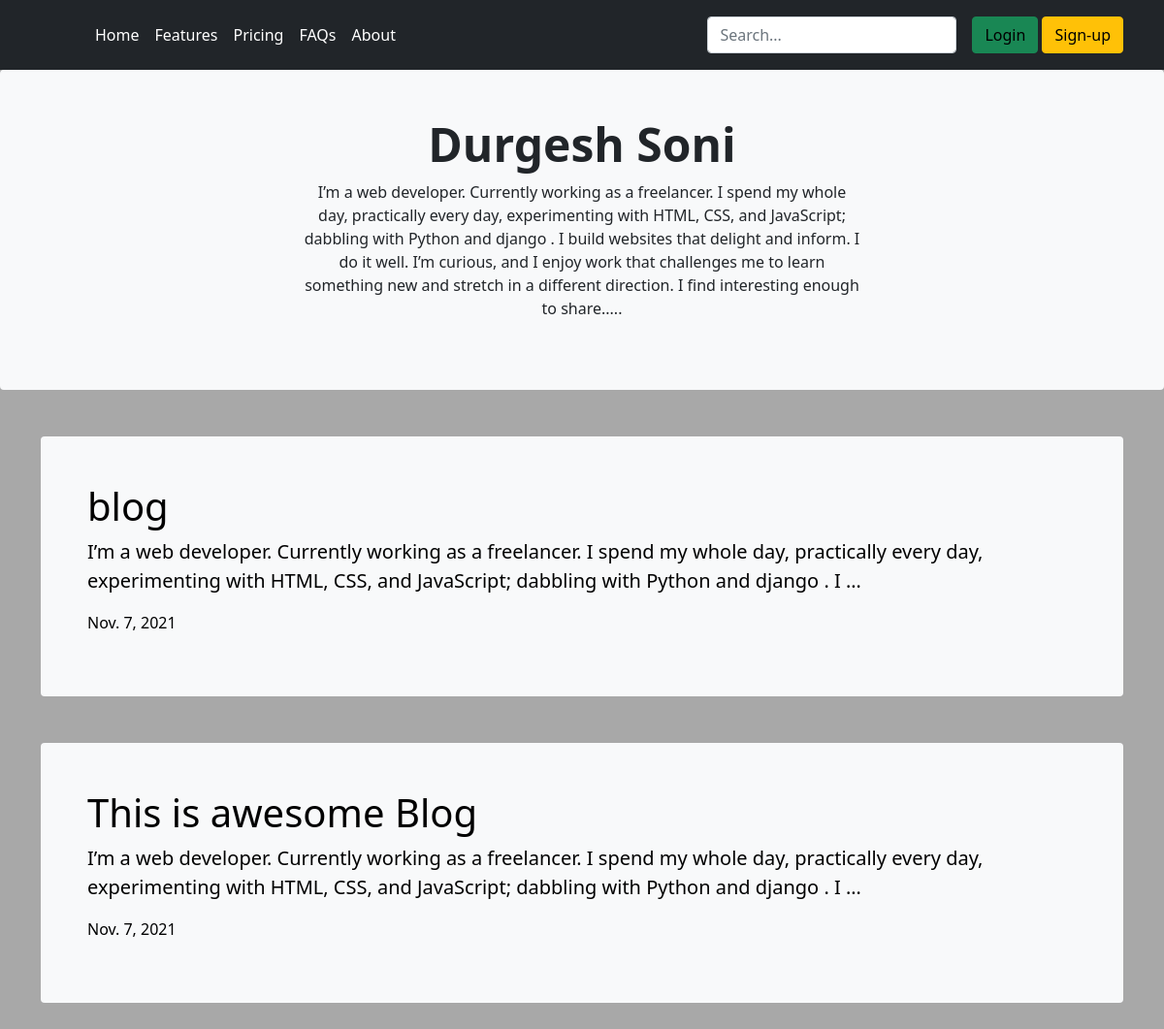
The page / on the database its author committed.
### myapp/models.py (models this page shows)
class Blog(models.Model):
    heading =models.CharField(max_length=150)
    desc =models.CharField(max_length=20000)
    date= models.DateField()

### myapp/views.py (the view)
# urls.py: path('',views.index,name='index'),
def index(request):
    blog = Blog.objects.all()
    return render(request, "index.html", {'blog' : blog})

### myapp/templates/index.html (shortened to what this page needs)
{% extends 'basic.html' %}
    {% block body %}
      <div class=" bg-light px-4 py-5 my-0 text-center rounded">
        <h1 class="display-5 fw-bold">Durgesh Soni</h1>
        <div class="col-lg-6 mx-auto">
          <p class="mb-4">I’m a web developer. Currently working as a freelancer. I spend my whole day, practically every day, experimenting with HTML, CSS, and JavaScript; dabbling with Python and django . I build websites that delight and inform. I do it well.
            I’m curious, and I enjoy work that challenges me to learn something new and stretch in a different direction. I find interesting enough to share.....</p>
        </div>
      </div>
      <main class="container mb-5">
        {% for bg in blog reversed %}
        <div class="bg-light mt-5 p-5 rounded">
         <a href="post/{{bg.id}}" style="text-decoration: none; color: black;">
            <h1>{{bg.heading}}</h1>
            <p class="lead">{{bg.desc| truncatewords:30}}</p>
            <p>{{ bg.date}}</p>
         </a>
        </div>
        {% endfor %}
      </main>
    {% endblock %}

### myapp/templates/basic.html (shortened to what this page needs)
<!doctype html>
<html lang="en">
  <head>
    <link href="https://cdn.jsdelivr.net/npm/bootstrap@5.1.3/dist/css/bootstrap.min.css" rel="stylesheet">
  </head>
  <body style="background-color: rgb(168, 168, 168);">
    <header class="p-3 bg-dark text-white">
        <div class="container">
          <div class="d-flex flex-wrap align-items-center justify-content-center justify-content-lg-start">
            <a href="/" class="d-flex align-items-center mb-2 mb-lg-0 text-white text-decoration-none">
              <svg class="bi me-2" width="40" height="32" role="img" aria-label="Bootstrap"><use xlink:href="#bootstrap"></use></svg>
            </a>
            <ul class="nav col-12 col-lg-auto me-lg-auto mb-2 justify-content-center mb-md-0">
              <li><a href="/blog" class="nav-link px-2 text-white">Home</a></li>
              <li><a href="#" class="nav-link px-2 text-white">Features</a></li>
              <li><a href="#" class="nav-link px-2 text-white">Pricing</a></li>
              <li><a href="#" class="nav-link px-2 text-white">FAQs</a></li>
              <li><a href="#" class="nav-link px-2 text-white">About</a></li>
            </ul>
            <form class="col-12 col-lg-auto mb-3 mb-lg-0 me-lg-3">
              <input type="search" class="form-control form-control-dark" placeholder="Search..." aria-label="Search">
            </form>
            <div class="text-end">
              {% if user.is_authenticated %}
              <span class="btn btn-warning"><a href="/ragister" style="text-decoration: none; color: black;">Logout</a></span>
               {% else %}
              <span class="btn btn-success"><a href="/login" style="text-decoration: none; color: black;">Login</a></span>
              <span class="btn btn-warning"><a href="/ragister" style="text-decoration: none; color: black;">Sign-up</a></span>
             {% endif %}
            </div>
          </div>
        </div>
      </header>
{% block body %}
{% endblock %}
  </body>
</html>

### rows shown on the page
Blog: heading "blog", desc "I’m a web developer. Currently working as a freelancer. I spend my whole day, practically every day, experimenting with HTML, CSS, and JavaScript; dabbling with Python and django . I …", date "Nov. 7, 2021"
Blog: heading "This is awesome Blog", desc "I’m a web developer. Currently working as a freelancer. I spend my whole day, practically every day, experimenting with HTML, CSS, and JavaScript; dabbling with Python and django . I …", date "Nov. 7, 2021"
